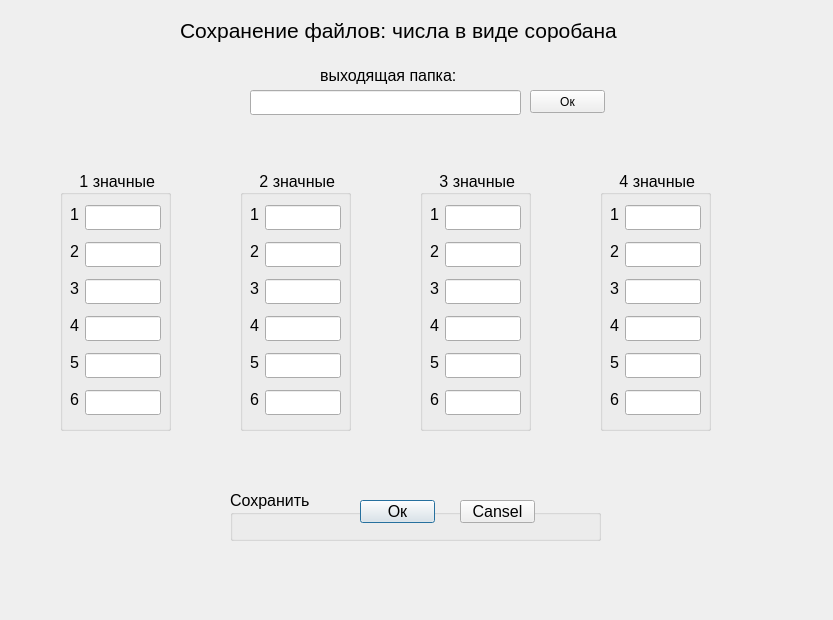
<?xml version="1.0" encoding="UTF-8"?>
<ui version="4.0">
 <class>Dialog</class>
 <widget class="QDialog" name="Dialog">
  <property name="geometry">
   <rect>
    <x>0</x>
    <y>0</y>
    <width>833</width>
    <height>620</height>
   </rect>
  </property>
  <property name="windowTitle">
   <string>Dialog</string>
  </property>
  <widget class="QLabel" name="label">
   <property name="geometry">
    <rect>
     <x>180</x>
     <y>10</y>
     <width>511</width>
     <height>41</height>
    </rect>
   </property>
   <property name="font">
    <font>
     <pointsize>16</pointsize>
    </font>
   </property>
   <property name="text">
    <string>Сохранение файлов: числa в виде соробана</string>
   </property>
  </widget>
  <widget class="QGroupBox" name="groupBox_2">
   <property name="geometry">
    <rect>
     <x>60</x>
     <y>170</y>
     <width>111</width>
     <height>261</height>
    </rect>
   </property>
   <property name="font">
    <font>
     <pointsize>12</pointsize>
    </font>
   </property>
   <property name="title">
    <string> 1 значные</string>
   </property>
   <property name="alignment">
    <set>Qt::AlignCenter</set>
   </property>
   <widget class="QLabel" name="label_24">
    <property name="geometry">
     <rect>
      <x>10</x>
      <y>72</y>
      <width>16</width>
      <height>19</height>
     </rect>
    </property>
    <property name="text">
     <string>2</string>
    </property>
   </widget>
   <widget class="QLineEdit" name="lineEdit_2">
    <property name="geometry">
     <rect>
      <x>25</x>
      <y>72</y>
      <width>76</width>
      <height>25</height>
     </rect>
    </property>
   </widget>
   <widget class="QLineEdit" name="lineEdit_1">
    <property name="geometry">
     <rect>
      <x>25</x>
      <y>35</y>
      <width>76</width>
      <height>25</height>
     </rect>
    </property>
   </widget>
   <widget class="QLabel" name="label_25">
    <property name="geometry">
     <rect>
      <x>10</x>
      <y>35</y>
      <width>16</width>
      <height>19</height>
     </rect>
    </property>
    <property name="text">
     <string>1</string>
    </property>
   </widget>
   <widget class="QLineEdit" name="lineEdit_3">
    <property name="geometry">
     <rect>
      <x>25</x>
      <y>109</y>
      <width>76</width>
      <height>25</height>
     </rect>
    </property>
   </widget>
   <widget class="QLabel" name="label_26">
    <property name="geometry">
     <rect>
      <x>10</x>
      <y>146</y>
      <width>16</width>
      <height>19</height>
     </rect>
    </property>
    <property name="frameShape">
     <enum>QFrame::NoFrame</enum>
    </property>
    <property name="midLineWidth">
     <number>0</number>
    </property>
    <property name="text">
     <string>4</string>
    </property>
   </widget>
   <widget class="QLineEdit" name="lineEdit_4">
    <property name="geometry">
     <rect>
      <x>25</x>
      <y>146</y>
      <width>76</width>
      <height>25</height>
     </rect>
    </property>
   </widget>
   <widget class="QLabel" name="label_27">
    <property name="geometry">
     <rect>
      <x>10</x>
      <y>109</y>
      <width>16</width>
      <height>19</height>
     </rect>
    </property>
    <property name="text">
     <string>3</string>
    </property>
   </widget>
   <widget class="QLabel" name="label_28">
    <property name="geometry">
     <rect>
      <x>10</x>
      <y>183</y>
      <width>16</width>
      <height>19</height>
     </rect>
    </property>
    <property name="frameShape">
     <enum>QFrame::NoFrame</enum>
    </property>
    <property name="midLineWidth">
     <number>0</number>
    </property>
    <property name="text">
     <string>5</string>
    </property>
   </widget>
   <widget class="QLineEdit" name="lineEdit_5">
    <property name="geometry">
     <rect>
      <x>25</x>
      <y>183</y>
      <width>76</width>
      <height>25</height>
     </rect>
    </property>
   </widget>
   <widget class="QLabel" name="label_39">
    <property name="geometry">
     <rect>
      <x>10</x>
      <y>220</y>
      <width>16</width>
      <height>19</height>
     </rect>
    </property>
    <property name="frameShape">
     <enum>QFrame::NoFrame</enum>
    </property>
    <property name="midLineWidth">
     <number>0</number>
    </property>
    <property name="text">
     <string>6</string>
    </property>
   </widget>
   <widget class="QLineEdit" name="lineEdit_6">
    <property name="geometry">
     <rect>
      <x>25</x>
      <y>220</y>
      <width>76</width>
      <height>25</height>
     </rect>
    </property>
   </widget>
  </widget>
  <widget class="QGroupBox" name="groupBox_5">
   <property name="geometry">
    <rect>
     <x>230</x>
     <y>490</y>
     <width>371</width>
     <height>51</height>
    </rect>
   </property>
   <property name="font">
    <font>
     <pointsize>12</pointsize>
    </font>
   </property>
   <property name="title">
    <string>Сохранить</string>
   </property>
   <widget class="QPushButton" name="pushButton_3">
    <property name="geometry">
     <rect>
      <x>130</x>
      <y>10</y>
      <width>75</width>
      <height>23</height>
     </rect>
    </property>
    <property name="text">
     <string>Ок</string>
    </property>
   </widget>
   <widget class="QPushButton" name="pushButton_4">
    <property name="geometry">
     <rect>
      <x>230</x>
      <y>10</y>
      <width>75</width>
      <height>23</height>
     </rect>
    </property>
    <property name="text">
     <string>Cansel</string>
    </property>
   </widget>
  </widget>
  <widget class="QLabel" name="label_23">
   <property name="geometry">
    <rect>
     <x>320</x>
     <y>60</y>
     <width>135</width>
     <height>31</height>
    </rect>
   </property>
   <property name="font">
    <font>
     <pointsize>12</pointsize>
    </font>
   </property>
   <property name="text">
    <string>выходящая папка:</string>
   </property>
  </widget>
  <widget class="QLineEdit" name="lineEdit_f2">
   <property name="geometry">
    <rect>
     <x>250</x>
     <y>90</y>
     <width>271</width>
     <height>25</height>
    </rect>
   </property>
   <property name="font">
    <font>
     <pointsize>12</pointsize>
    </font>
   </property>
  </widget>
  <widget class="QPushButton" name="pushButton_2">
   <property name="geometry">
    <rect>
     <x>530</x>
     <y>90</y>
     <width>75</width>
     <height>23</height>
    </rect>
   </property>
   <property name="text">
    <string>Ок</string>
   </property>
  </widget>
  <widget class="QGroupBox" name="groupBox_7">
   <property name="geometry">
    <rect>
     <x>240</x>
     <y>170</y>
     <width>111</width>
     <height>261</height>
    </rect>
   </property>
   <property name="font">
    <font>
     <pointsize>12</pointsize>
    </font>
   </property>
   <property name="title">
    <string> 2 значные</string>
   </property>
   <property name="alignment">
    <set>Qt::AlignCenter</set>
   </property>
   <widget class="QLabel" name="label_48">
    <property name="geometry">
     <rect>
      <x>10</x>
      <y>72</y>
      <width>16</width>
      <height>19</height>
     </rect>
    </property>
    <property name="text">
     <string>2</string>
    </property>
   </widget>
   <widget class="QLineEdit" name="lineEdit_12">
    <property name="geometry">
     <rect>
      <x>25</x>
      <y>72</y>
      <width>76</width>
      <height>25</height>
     </rect>
    </property>
   </widget>
   <widget class="QLineEdit" name="lineEdit_11">
    <property name="geometry">
     <rect>
      <x>25</x>
      <y>35</y>
      <width>76</width>
      <height>25</height>
     </rect>
    </property>
   </widget>
   <widget class="QLabel" name="label_49">
    <property name="geometry">
     <rect>
      <x>10</x>
      <y>35</y>
      <width>16</width>
      <height>19</height>
     </rect>
    </property>
    <property name="text">
     <string>1</string>
    </property>
   </widget>
   <widget class="QLineEdit" name="lineEdit_13">
    <property name="geometry">
     <rect>
      <x>25</x>
      <y>109</y>
      <width>76</width>
      <height>25</height>
     </rect>
    </property>
   </widget>
   <widget class="QLabel" name="label_50">
    <property name="geometry">
     <rect>
      <x>10</x>
      <y>146</y>
      <width>16</width>
      <height>19</height>
     </rect>
    </property>
    <property name="frameShape">
     <enum>QFrame::NoFrame</enum>
    </property>
    <property name="midLineWidth">
     <number>0</number>
    </property>
    <property name="text">
     <string>4</string>
    </property>
   </widget>
   <widget class="QLineEdit" name="lineEdit_14">
    <property name="geometry">
     <rect>
      <x>25</x>
      <y>146</y>
      <width>76</width>
      <height>25</height>
     </rect>
    </property>
   </widget>
   <widget class="QLabel" name="label_51">
    <property name="geometry">
     <rect>
      <x>10</x>
      <y>109</y>
      <width>16</width>
      <height>19</height>
     </rect>
    </property>
    <property name="text">
     <string>3</string>
    </property>
   </widget>
   <widget class="QLabel" name="label_52">
    <property name="geometry">
     <rect>
      <x>10</x>
      <y>183</y>
      <width>16</width>
      <height>19</height>
     </rect>
    </property>
    <property name="frameShape">
     <enum>QFrame::NoFrame</enum>
    </property>
    <property name="midLineWidth">
     <number>0</number>
    </property>
    <property name="text">
     <string>5</string>
    </property>
   </widget>
   <widget class="QLineEdit" name="lineEdit_15">
    <property name="geometry">
     <rect>
      <x>25</x>
      <y>183</y>
      <width>76</width>
      <height>25</height>
     </rect>
    </property>
   </widget>
   <widget class="QLabel" name="label_53">
    <property name="geometry">
     <rect>
      <x>10</x>
      <y>220</y>
      <width>16</width>
      <height>19</height>
     </rect>
    </property>
    <property name="frameShape">
     <enum>QFrame::NoFrame</enum>
    </property>
    <property name="midLineWidth">
     <number>0</number>
    </property>
    <property name="text">
     <string>6</string>
    </property>
   </widget>
   <widget class="QLineEdit" name="lineEdit_16">
    <property name="geometry">
     <rect>
      <x>25</x>
      <y>220</y>
      <width>76</width>
      <height>25</height>
     </rect>
    </property>
   </widget>
  </widget>
  <widget class="QGroupBox" name="groupBox_8">
   <property name="geometry">
    <rect>
     <x>420</x>
     <y>170</y>
     <width>111</width>
     <height>261</height>
    </rect>
   </property>
   <property name="font">
    <font>
     <pointsize>12</pointsize>
    </font>
   </property>
   <property name="title">
    <string> 3 значные</string>
   </property>
   <property name="alignment">
    <set>Qt::AlignCenter</set>
   </property>
   <widget class="QLabel" name="label_54">
    <property name="geometry">
     <rect>
      <x>10</x>
      <y>72</y>
      <width>16</width>
      <height>19</height>
     </rect>
    </property>
    <property name="text">
     <string>2</string>
    </property>
   </widget>
   <widget class="QLineEdit" name="lineEdit_22">
    <property name="geometry">
     <rect>
      <x>25</x>
      <y>72</y>
      <width>76</width>
      <height>25</height>
     </rect>
    </property>
   </widget>
   <widget class="QLineEdit" name="lineEdit_21">
    <property name="geometry">
     <rect>
      <x>25</x>
      <y>35</y>
      <width>76</width>
      <height>25</height>
     </rect>
    </property>
   </widget>
   <widget class="QLabel" name="label_55">
    <property name="geometry">
     <rect>
      <x>10</x>
      <y>35</y>
      <width>16</width>
      <height>19</height>
     </rect>
    </property>
    <property name="text">
     <string>1</string>
    </property>
   </widget>
   <widget class="QLineEdit" name="lineEdit_23">
    <property name="geometry">
     <rect>
      <x>25</x>
      <y>109</y>
      <width>76</width>
      <height>25</height>
     </rect>
    </property>
   </widget>
   <widget class="QLabel" name="label_56">
    <property name="geometry">
     <rect>
      <x>10</x>
      <y>146</y>
      <width>16</width>
      <height>19</height>
     </rect>
    </property>
    <property name="frameShape">
     <enum>QFrame::NoFrame</enum>
    </property>
    <property name="midLineWidth">
     <number>0</number>
    </property>
    <property name="text">
     <string>4</string>
    </property>
   </widget>
   <widget class="QLineEdit" name="lineEdit_24">
    <property name="geometry">
     <rect>
      <x>25</x>
      <y>146</y>
      <width>76</width>
      <height>25</height>
     </rect>
    </property>
   </widget>
   <widget class="QLabel" name="label_57">
    <property name="geometry">
     <rect>
      <x>10</x>
      <y>109</y>
      <width>16</width>
      <height>19</height>
     </rect>
    </property>
    <property name="text">
     <string>3</string>
    </property>
   </widget>
   <widget class="QLabel" name="label_58">
    <property name="geometry">
     <rect>
      <x>10</x>
      <y>183</y>
      <width>16</width>
      <height>19</height>
     </rect>
    </property>
    <property name="frameShape">
     <enum>QFrame::NoFrame</enum>
    </property>
    <property name="midLineWidth">
     <number>0</number>
    </property>
    <property name="text">
     <string>5</string>
    </property>
   </widget>
   <widget class="QLineEdit" name="lineEdit_25">
    <property name="geometry">
     <rect>
      <x>25</x>
      <y>183</y>
      <width>76</width>
      <height>25</height>
     </rect>
    </property>
   </widget>
   <widget class="QLabel" name="label_59">
    <property name="geometry">
     <rect>
      <x>10</x>
      <y>220</y>
      <width>16</width>
      <height>19</height>
     </rect>
    </property>
    <property name="frameShape">
     <enum>QFrame::NoFrame</enum>
    </property>
    <property name="midLineWidth">
     <number>0</number>
    </property>
    <property name="text">
     <string>6</string>
    </property>
   </widget>
   <widget class="QLineEdit" name="lineEdit_26">
    <property name="geometry">
     <rect>
      <x>25</x>
      <y>220</y>
      <width>76</width>
      <height>25</height>
     </rect>
    </property>
   </widget>
  </widget>
  <widget class="QGroupBox" name="groupBox_9">
   <property name="geometry">
    <rect>
     <x>600</x>
     <y>170</y>
     <width>111</width>
     <height>261</height>
    </rect>
   </property>
   <property name="font">
    <font>
     <pointsize>12</pointsize>
    </font>
   </property>
   <property name="title">
    <string> 4 значные</string>
   </property>
   <property name="alignment">
    <set>Qt::AlignCenter</set>
   </property>
   <widget class="QLabel" name="label_60">
    <property name="geometry">
     <rect>
      <x>10</x>
      <y>72</y>
      <width>16</width>
      <height>19</height>
     </rect>
    </property>
    <property name="text">
     <string>2</string>
    </property>
   </widget>
   <widget class="QLineEdit" name="lineEdit_32">
    <property name="geometry">
     <rect>
      <x>25</x>
      <y>72</y>
      <width>76</width>
      <height>25</height>
     </rect>
    </property>
   </widget>
   <widget class="QLineEdit" name="lineEdit_31">
    <property name="geometry">
     <rect>
      <x>25</x>
      <y>35</y>
      <width>76</width>
      <height>25</height>
     </rect>
    </property>
   </widget>
   <widget class="QLabel" name="label_61">
    <property name="geometry">
     <rect>
      <x>10</x>
      <y>35</y>
      <width>16</width>
      <height>19</height>
     </rect>
    </property>
    <property name="text">
     <string>1</string>
    </property>
   </widget>
   <widget class="QLineEdit" name="lineEdit_33">
    <property name="geometry">
     <rect>
      <x>25</x>
      <y>109</y>
      <width>76</width>
      <height>25</height>
     </rect>
    </property>
   </widget>
   <widget class="QLabel" name="label_62">
    <property name="geometry">
     <rect>
      <x>10</x>
      <y>146</y>
      <width>16</width>
      <height>19</height>
     </rect>
    </property>
    <property name="frameShape">
     <enum>QFrame::NoFrame</enum>
    </property>
    <property name="midLineWidth">
     <number>0</number>
    </property>
    <property name="text">
     <string>4</string>
    </property>
   </widget>
   <widget class="QLineEdit" name="lineEdit_34">
    <property name="geometry">
     <rect>
      <x>25</x>
      <y>146</y>
      <width>76</width>
      <height>25</height>
     </rect>
    </property>
   </widget>
   <widget class="QLabel" name="label_63">
    <property name="geometry">
     <rect>
      <x>10</x>
      <y>109</y>
      <width>16</width>
      <height>19</height>
     </rect>
    </property>
    <property name="text">
     <string>3</string>
    </property>
   </widget>
   <widget class="QLabel" name="label_64">
    <property name="geometry">
     <rect>
      <x>10</x>
      <y>183</y>
      <width>16</width>
      <height>19</height>
     </rect>
    </property>
    <property name="frameShape">
     <enum>QFrame::NoFrame</enum>
    </property>
    <property name="midLineWidth">
     <number>0</number>
    </property>
    <property name="text">
     <string>5</string>
    </property>
   </widget>
   <widget class="QLineEdit" name="lineEdit_35">
    <property name="geometry">
     <rect>
      <x>25</x>
      <y>183</y>
      <width>76</width>
      <height>25</height>
     </rect>
    </property>
   </widget>
   <widget class="QLabel" name="label_65">
    <property name="geometry">
     <rect>
      <x>10</x>
      <y>220</y>
      <width>16</width>
      <height>19</height>
     </rect>
    </property>
    <property name="frameShape">
     <enum>QFrame::NoFrame</enum>
    </property>
    <property name="midLineWidth">
     <number>0</number>
    </property>
    <property name="text">
     <string>6</string>
    </property>
   </widget>
   <widget class="QLineEdit" name="lineEdit_36">
    <property name="geometry">
     <rect>
      <x>25</x>
      <y>220</y>
      <width>76</width>
      <height>25</height>
     </rect>
    </property>
   </widget>
  </widget>
  <widget class="QLabel" name="label_29">
   <property name="geometry">
    <rect>
     <x>320</x>
     <y>560</y>
     <width>135</width>
     <height>31</height>
    </rect>
   </property>
   <property name="font">
    <font>
     <pointsize>12</pointsize>
    </font>
   </property>
   <property name="text">
    <string/>
   </property>
  </widget>
 </widget>
 <resources/>
 <connections/>
</ui>
